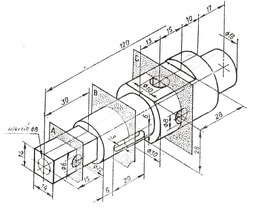
#> input picture PYTHON/resampling/rysunek_techniczny.jpg, 256 x 208 px, shrunk from 1272 x 1032 before the run
$ python temp.py
#> lines starting #> are read from the running program, lines starting #| are printed output that depends on the picture; after the words box and inside, x2 and y2 are one past the last pixel; in counts of white or black regions, pixels touching at a corner belong together; long printed decimals are rounded
import numpy as np
import matplotlib.pyplot as plt
from tqdm import tqdm
import sys

def get_size(obj, seen=None):
    size = sys.getsizeof(obj)
    if seen is None:
        seen = set()
    obj_id = id(obj)
    if obj_id in seen:
        return 0
    seen.add(obj_id)
    if isinstance(obj,np.ndarray):
        size=obj.nbytes
    elif isinstance(obj, dict):
        size += sum([get_size(v, seen) for v in obj.values()])
        size += sum([get_size(k, seen) for k in obj.keys()])
    elif hasattr(obj, '__dict__'):
        size += get_size(obj.__dict__, seen)
    elif hasattr(obj, '__iter__') and not isinstance(obj, (str, bytes, bytearray)):
        size += sum([get_size(i, seen) for i in obj])
    return size

# [45 lines left out: functions RLE_coder, RLE_decoder, not called in this run]

def split_img(img):
    I12, I34 = np.array_split(img, 2, axis = 0)
    I1, I2 = np.array_split(I12, 2, axis = 1)
    I3, I4 = np.array_split(I34, 2, axis = 1)
    return I1, I2, I3, I4

def join_img(I1, I2, I3, I4):
    I12 = np.concatenate((I1, I2), axis = 1)
    I34 = np.concatenate((I3, I4), axis = 1)
    I = np.concatenate((I12, I34), axis = 0)
    return I


def is_leaf(img):
        if len(img.shape) < 3:
            return 0
        else:
            return np.zeros((1, 3)).astype(int)


def decode(root):
    if root.is_leaf:
        return np.tile(root.leaf, (root.height, root.width))
    return join_img(decode(root.first_son), decode(root.second_son), decode(root.third_son), decode(root.fourth_son)).astype(int)


class Node:
    def __init__(self, img):
        self.height = img.shape[0]
        self.width = img.shape[1]
        self.is_leaf = True

        if len(img) == 0:
            self.leaf = is_leaf(img)

        self.leaf = np.mean(img, axis = (0, 1)).astype(int)

        if not np.all(img == self.leaf):
            self.is_leaf = False
            I1, I2, I3, I4 = split_img(img)
            self.first_son = Node(I1)
            self.second_son = Node(I2)
            self.third_son = Node(I3)
            self.fourth_son = Node(I4)


def main():
    # [9 lines of commented-out code are left out]
    stream10 = np.array([[2, 2, 2, 4, 4],
                         [2, 2, 2, 4, 0],
                         [2, 2, 4, 4, 0],
                         [1, 2, 2, 4, 4]])


    stream = plt.imread('rysunek_techniczny.jpg')
#> stream is the input picture: shape (208, 256, 3); mean R, G, B 239.2, 239.2, 238.7

    #stream = stream10
    #coded_stream = RLE_coder(stream)
    coded_stream = Node(stream)
#> in __init__, `self.leaf = np.mean(img, axis = (0, 1)).astype(int)`: self.leaf = [239, 239, 238]
#> in split_img, `I1, I2 = np.array_split(I12, 2, axis = 1)`:
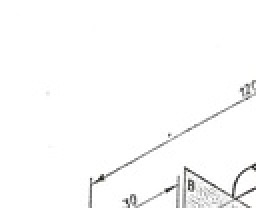
#> I1: shape (104, 128, 3) (shown 2 times larger); mean R, G, B 250.6, 250.5, 250.5
#> in split_img, `I1, I2 = np.array_split(I12, 2, axis = 1)`:
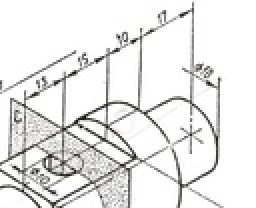
#> I2: shape (104, 128, 3) (shown 2 times larger); mean R, G, B 232.6, 232.4, 231.8
#> in split_img, `I3, I4 = np.array_split(I34, 2, axis = 1)`:
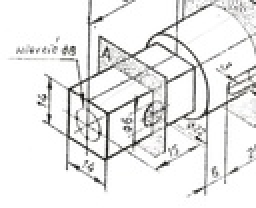
#> I3: shape (104, 128, 3) (shown 2 times larger); mean R, G, B 233.9, 233.9, 233.3
#> in split_img, `I3, I4 = np.array_split(I34, 2, axis = 1)`:
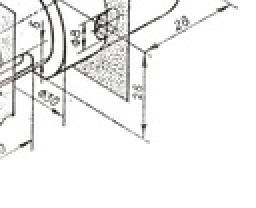
#> I4: shape (104, 128, 3) (shown 2 times larger); mean R, G, B 239.9, 239.8, 239.4
#> in split_img (call 3), `I12, I34 = np.array_split(img, 2, axis = 0)`:
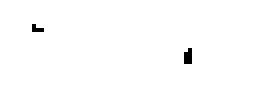
#> I12: shape (26, 64, 3) (shown 4 times larger); values 254 (black) and 255 (white), 99.3% white; black in thin lines or dots, all inside (x1, y1, x2, y2) = (8, 6, 48, 16)
#> in split_img (call 3), `I1, I2 = np.array_split(I12, 2, axis = 1)`: I1: shape (26, 32, 3); values 254 (black) and 255 (white), 99.5% white; black in thin lines or dots, all inside (x1, y1, x2, y2) = (8, 6, 11, 8)
#> in split_img (call 3), `I1, I2 = np.array_split(I12, 2, axis = 1)`: I2: shape (26, 32, 3); values 254 (black) and 255 (white), 99.2% white; black in thin lines or dots, all inside (x1, y1, x2, y2) = (14, 12, 16, 16)
#> in split_img (call 3), `I3, I4 = np.array_split(I34, 2, axis = 1)`: I4: shape (26, 32, 3); every value is 255
#> in join_img, `I12 = np.concatenate((I1, I2), axis = 1)`: I12 = [[254, 254, 254, 255, 255, 255]]
#> in join_img, `I34 = np.concatenate((I3, I4), axis = 1)`: I34 = empty array
#> in join_img, `I = np.concatenate((I12, I34), axis = 0)`: I = [[254, 254, 254, 255, 255, 255]]
    #new_stream = RLE_decoder(coded_stream)
    new_stream = decode(coded_stream).reshape(stream.shape)
#> in join_img (call 9), `I = np.concatenate((I12, I34), axis = 0)`: I: shape (26, 96) int64; values 254 (black) and 255 (white), 99.5% white; black in thin lines or dots, all inside (x1, y1, x2, y2) = (24, 6, 33, 8)
#> in decode (call 3), `return join_img(decode(root.first_son), decode(root.second_son), decod..`: returned value: shape (52, 192) int64; 10 distinct labels, from 230 to 255
#> in decode (call 2), `return join_img(decode(root.first_son), decode(root.second_son), decod..`:
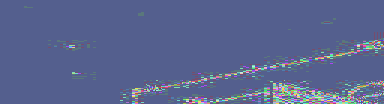
#> returned value: shape (104, 384) int64; 205 distinct labels, from 25 to 255; one colour per label, 0 black
#> in decode, `return join_img(decode(root.first_son), decode(root.second_son), decod..`:
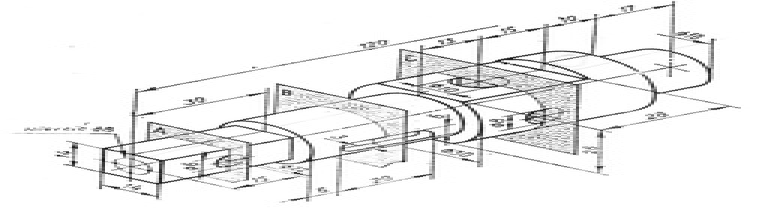
#> returned value: shape (208, 768) int64; min 0, max 255, mean 239
    if np.array_equal(stream, new_stream):
        print("Dziala")
    print(f"Rozmiar oryginalny {get_size(stream)}\nRozmiar po kompresji {get_size(coded_stream)}\nSkutecznosc kompresji {get_size(coded_stream)/get_size(stream)}")
#> in get_size, `size = sys.getsizeof(obj)`: size = 144
#> in get_size, `obj_id = id(obj)`: obj_id = 139845497844528
#> in get_size, `size=obj.nbytes`: size = 159744
#| Rozmiar oryginalny 159744
#| Rozmiar po kompresji 9424012
#| Skutecznosc kompresji 58.994


main()
